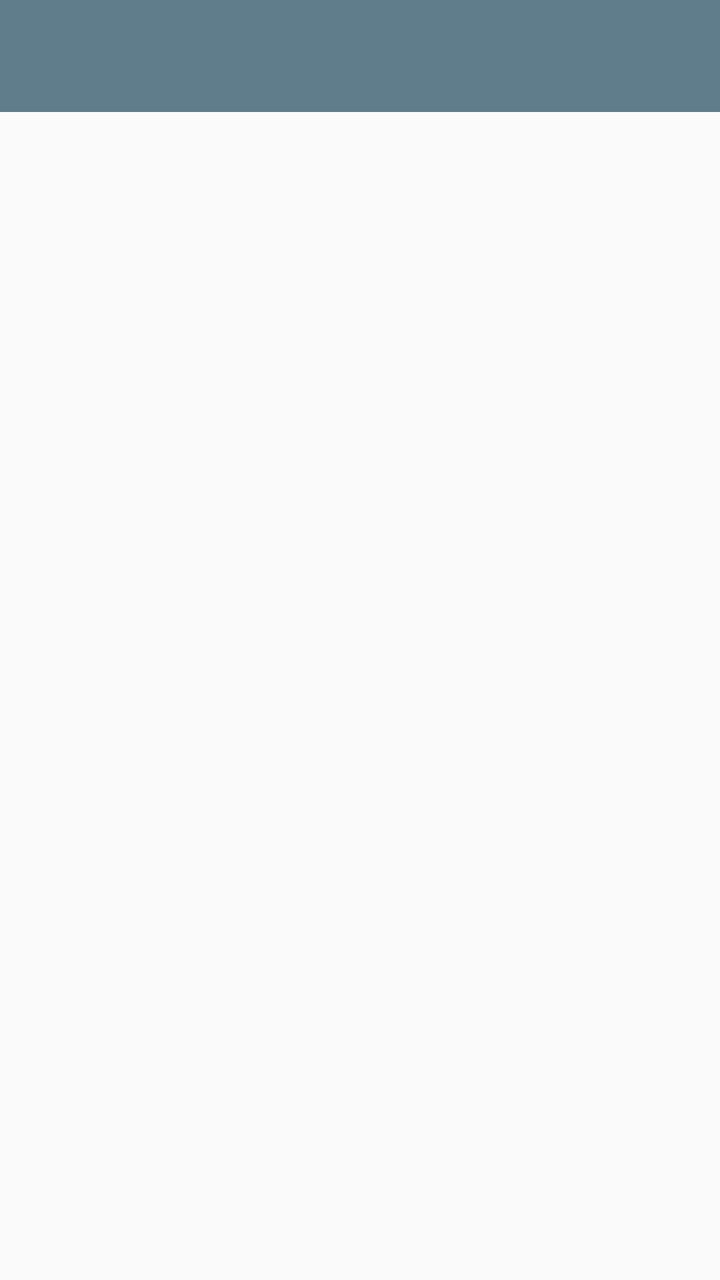
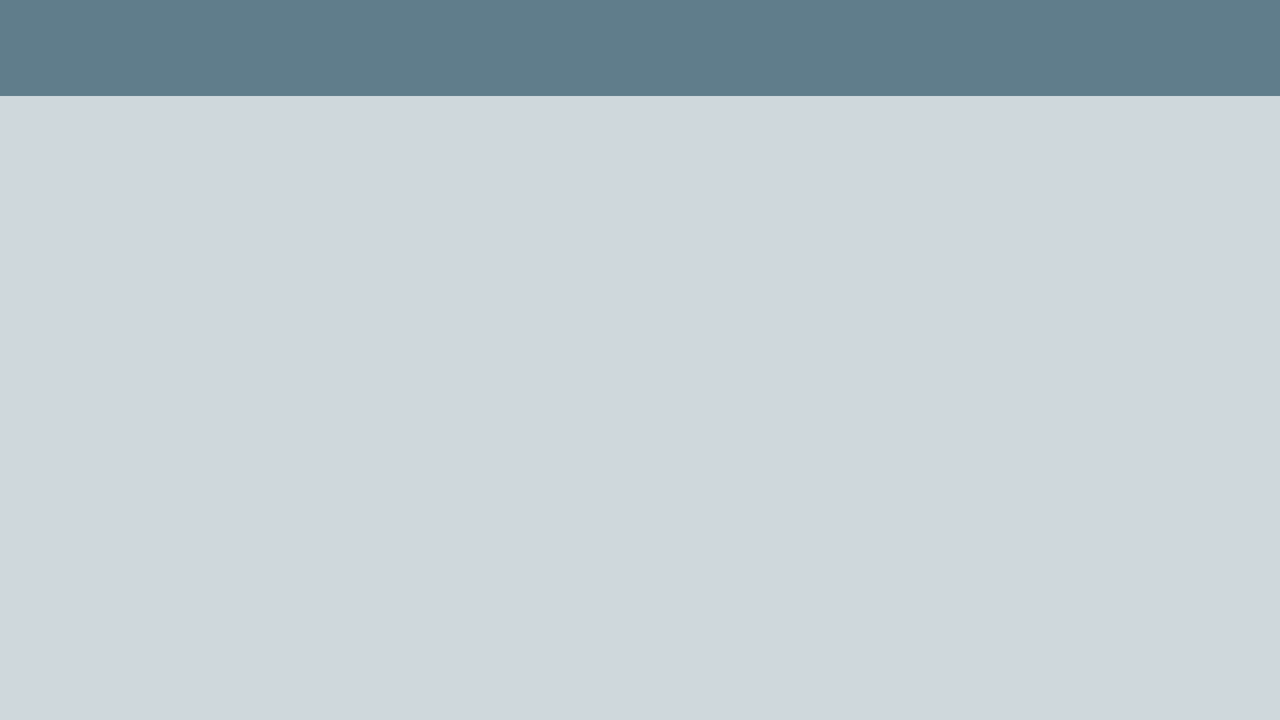

One screen, two layout resources from the same app: the default and the author's alternative for another configuration. Each is rendered where Android would select it; the XML of both is given below.
<!-- AndroidManifest.xml: activity theme AppTheme.NoActionBar -->
<!-- res/layout/activity_main.xml -->
<?xml version="1.0" encoding="utf-8"?>
<layout xmlns:android="http://schemas.android.com/apk/res/android">

    <data>

        <variable
            name="viewModel"
            type="com.tld.takenotes.viewmodel.main.MainViewModel" />
    </data>

    <RelativeLayout
        android:layout_width="match_parent"
        android:layout_height="match_parent">

        <com.google.android.material.appbar.AppBarLayout
            android:id="@+id/app_bar"
            android:layout_width="match_parent"
            android:layout_height="wrap_content">

            <androidx.appcompat.widget.Toolbar
                android:id="@+id/toolbar"
                android:layout_width="match_parent"
                android:layout_height="?attr/actionBarSize" />

        </com.google.android.material.appbar.AppBarLayout>

        <FrameLayout
            android:id="@+id/main_container"
            android:layout_width="match_parent"
            android:layout_height="match_parent"
            android:layout_below="@+id/app_bar" />

    </RelativeLayout>
</layout>
<!-- resources referenced by this layout -->
<resources>
  <style name="AppTheme.NoActionBar">
          <item name="windowActionBar">false</item>
          <item name="windowNoTitle">true</item>
      </style>
</resources>
<!-- res/layout-land/activity_main.xml (the author's variant of the layout above) -->
<!-- drawn on the phone turned sideways -->
<?xml version="1.0" encoding="utf-8"?>
<layout xmlns:android="http://schemas.android.com/apk/res/android">

    <data>

        <variable
            name="viewModel"
            type="com.tld.takenotes.viewmodel.main.MainViewModel" />
    </data>

    <RelativeLayout
        android:layout_width="match_parent"
        android:layout_height="match_parent">

        <com.google.android.material.appbar.AppBarLayout
            android:id="@+id/app_bar"
            android:layout_width="match_parent"
            android:layout_height="wrap_content">

            <androidx.appcompat.widget.Toolbar
                android:id="@+id/toolbar"
                android:layout_width="match_parent"
                android:layout_height="?attr/actionBarSize" />

        </com.google.android.material.appbar.AppBarLayout>

        <LinearLayout
            android:layout_width="match_parent"
            android:layout_height="match_parent"
            android:layout_below="@+id/app_bar"
            android:background="@color/primary_light"
            android:baselineAligned="true"
            android:orientation="horizontal">

            <FrameLayout
                android:id="@+id/main_container"
                android:layout_width="@dimen/no_dp"
                android:layout_height="match_parent"
                android:layout_weight="1" />

            <FrameLayout
                android:id="@+id/detail_container"
                android:layout_width="@dimen/no_dp"
                android:layout_height="match_parent"
                android:layout_weight="2" />

        </LinearLayout>

    </RelativeLayout>
</layout>
<!-- resources referenced by the variant -->
<!-- as the phone turned sideways resolves them -->
<resources>
  <color name="primary_light">#CFD8DC</color>
  <dimen name="no_dp">0dp</dimen>
  <style name="AppTheme.NoActionBar">
          <item name="windowActionBar">false</item>
          <item name="windowNoTitle">true</item>
      </style>
</resources>
